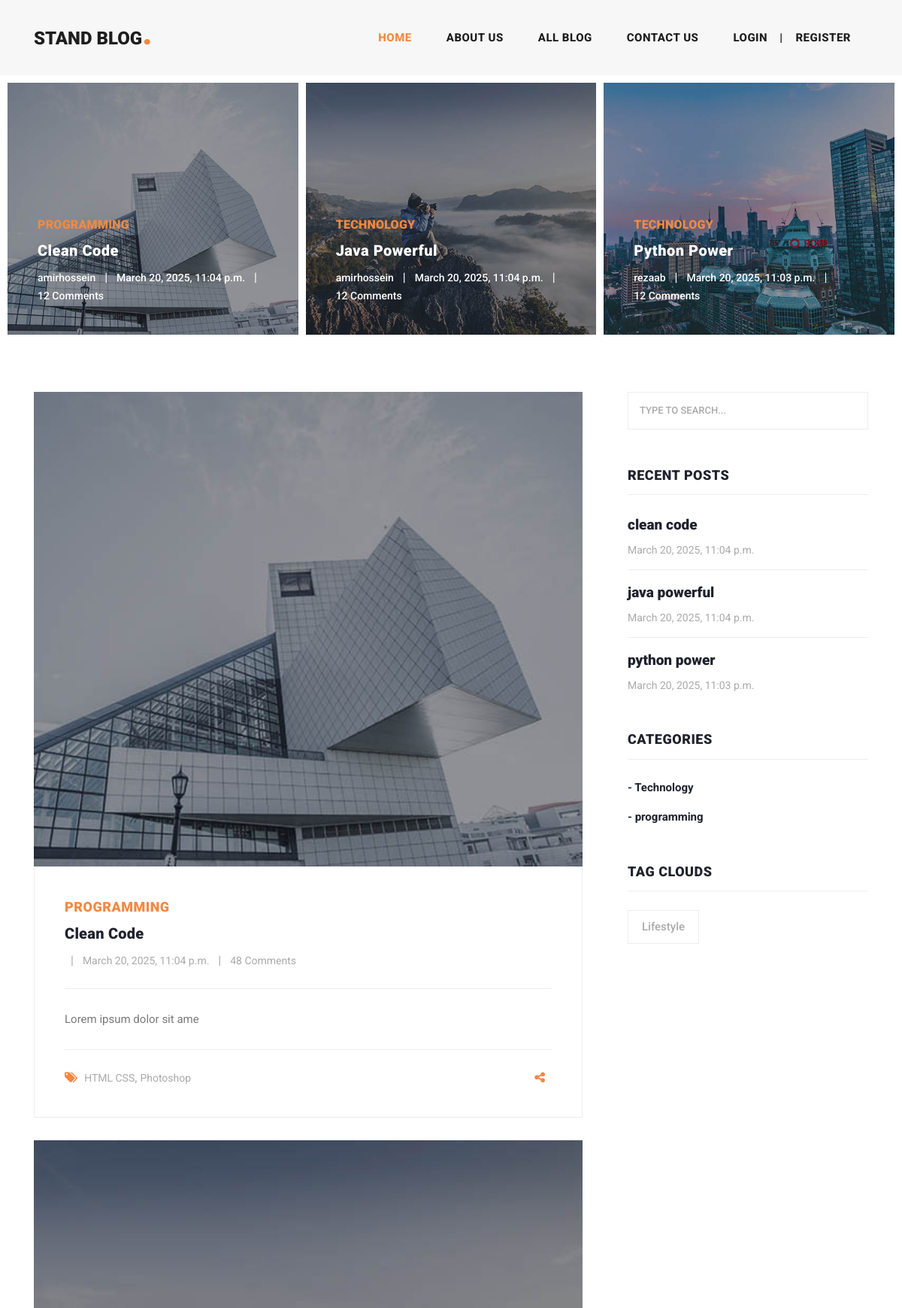
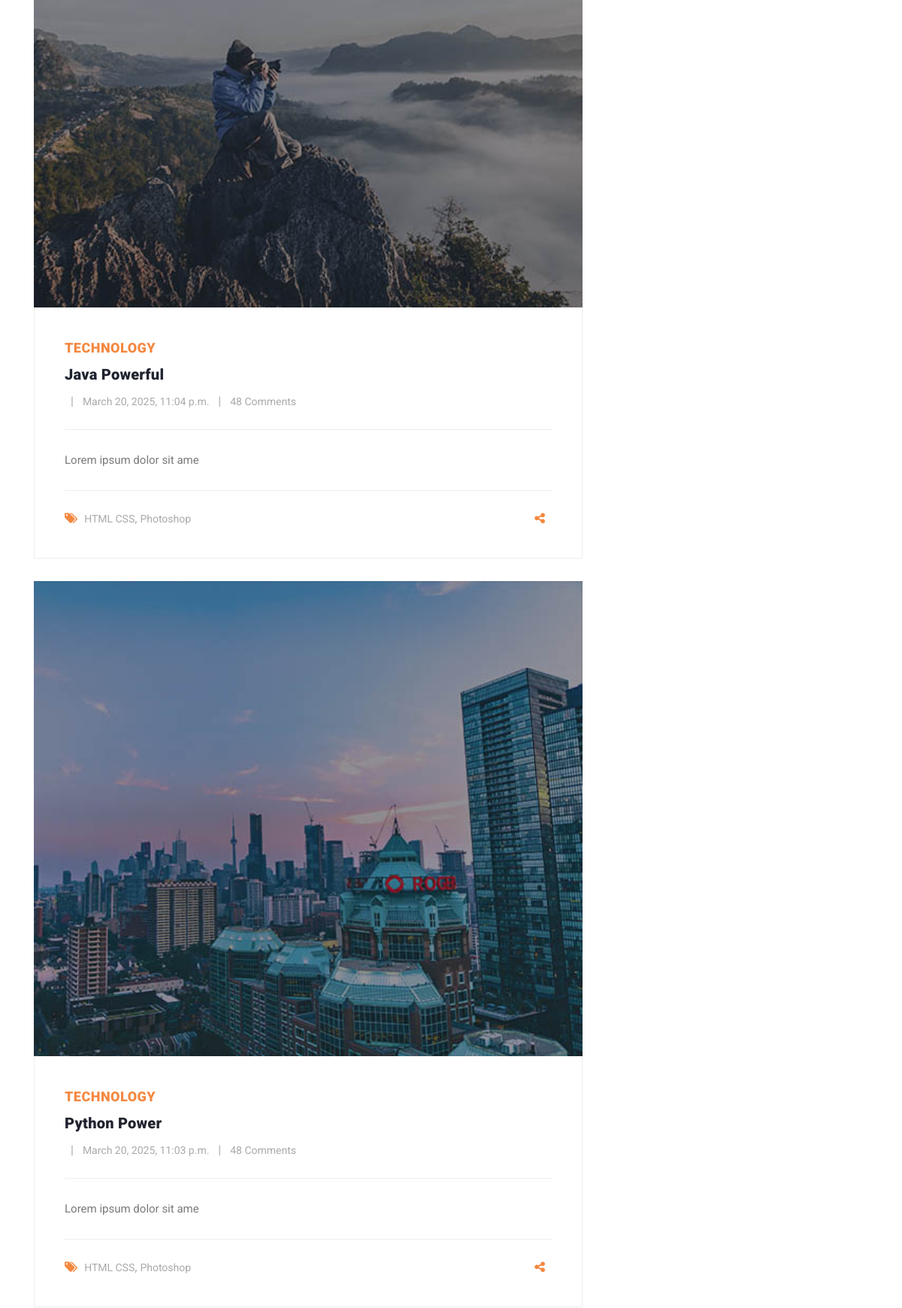
The page / (upper part) on the database its author committed (2 pictures, top to bottom).
### blog/models.py (models this page shows, shortened)
class Post(models.Model):
    author = models.ForeignKey(User, on_delete=models.CASCADE, related_name="posts")
    title = models.CharField(max_length=50)
    category = models.ManyToManyField(Category, related_name="posts")
    body = models.TextField()
    image = models.ImageField(upload_to="images/posts/%Y/%m/%d", null=True, blank=True)
    created = models.DateTimeField(auto_now_add=True)
    updated = models.DateTimeField(auto_now=True)
    slug = models.SlugField(blank=True, unique=True)
    status  = models.BooleanField(default=True)
    published = models.BooleanField(default=True)
    class Meta:
        ordering = ("-created",)
        verbose_name = "post"
        verbose_name_plural = "posts"
    def get_absolute_url(self):
        return reverse("home:detail", kwargs={"slug": self.slug})

class Category(models.Model):
    name = models.CharField(max_length=50)
    created = models.DateTimeField(auto_now_add=True)
    class Meta:
        verbose_name_plural = "categories"
    def __str__(self):
        return f'{self.name}'

### home/views.py (the view)
# urls.py: path("", views.IndexPostListView.as_view(), name="index"),
class IndexPostListView(ListView):
    queryset = Post.objects.all()
    context_object_name = "posts"
    template_name = "home/index.html"

### context_processors/context_processors.py (called while the page is built)
def recent_post(request):
    recent_post = Post.objects.all().order_by("-created")
    return {"recent_post":recent_post}

def categories(request):
    categories = Category.objects.all()
    return {"categories":categories}

### home/templatetags/filters.py (called while the page is built)
@register.filter
def cutchars(value, arg):
    return value[:arg]

@register.inclusion_tag("home/result_tag.html")
def show_res(queryset):
    return {"objects" : queryset}

### home/templates/home/index.html (shortened to what this page needs)
{% extends 'base.html' %}
{% load static %}
{% block content %}
{% load social_share %}
{% load filters %}
  <div class="main-banner header-text">
    <div class="container-fluid">
      <div class="owl-banner owl-carousel">
        {% for post in posts %}
          <div class="item">
            <img src="{{post.image.url}}" alt="" />
            <div class="item-content">
              <div class="main-content">
                <div class="meta-category">
                  <span>{{post.category.all.first}}</span>
                </div>
                <a href="{{post.get_absolute_url}}"><h4>{{post.title}}</h4></a>
                <ul class="post-info">
                  <li>
                    <a href="#">{{post.author}}</a>
                  </li>
                  <li>
                    <a href="#">{{post.created}}</a>
                  </li>
                  <li>
                    <a href="#">12 Comments</a>
                  </li>
                </ul>
              </div>
            </div>
          </div>
        {% endfor %}
      </div>
    </div>
  </div>
  <section class="blog-posts">
    <div class="container">
      <div class="row">
        <div class="col-lg-8">
          <div class="all-blog-posts">
            <div class="row">
              {% for recent in recent_post %}
              <div class="col-lg-12">
                <div class="blog-post">
                  <div class="blog-thumb">
                    <img src="{{recent.image.url}}" alt="" />
                  </div>
                  <div class="down-content">
                    <span>{{recent.category.first}}</span>
                    <a href="{{recent.get_absolute_url}}"><h4>{{recent.title}}</h4></a>
                    <ul class="post-info">
                      <li>
                      </li>
                      <li>
                        <a href="#">{{recent.created}}</a>
                      </li>
                      <li>
                        <a href="#">48 Comments</a>
                      </li>
                    </ul>
                    <p>
                      {{recent.body|cutchars:25}}
                    </p>
                    <div class="post-options">
                      <div class="row">
                        <div class="col-6">
                          <ul class="post-tags">
                            <li>
                              <i class="fa fa-tags"></i>
                            </li>
                            <li>
                              <a href="#">HTML CSS</a>,
                            </li>
                            <li>
                              <a href="#">Photoshop</a>
                            </li>
                          </ul>
                        </div>
                        <div class="col-6">
                          <ul class="post-share">
                            <li>
                              <i class="fa fa-share-alt"></i>
                            </li>
                          </ul>
                        </div>
                      </div>
                    </div>
                  </div>
                </div>
              </div>
              {% endfor %}
            </div>
          </div>
        </div>
          {% include "inc/sidebar.html" %}
      </div>
    </div>
  </section>
{% endblock %}

### templates/inc/sidebar.html
{% load filters %}
<div class="col-lg-4">
    <div class="sidebar">
      <div class="row">
        <div class="col-lg-12">
          <div class="sidebar-item search">
            <form id="search_form" name="gs" method="GET" action="{% url 'home:search_post' %}">
              <input type="text" name="q" class="searchText" placeholder="type to search..." autocomplete="on" />
            </form>
          </div>
        </div>
        <div class="col-lg-12">
          <div class="sidebar-item recent-posts">
            <div class="sidebar-heading">
              <h2>Recent Posts</h2>
            </div>
            <div class="content">
              <ul>
                {% show_res recent_post %}
              </ul>
            </div>
          </div>
        </div>
        <div class="col-lg-12">
          <div class="sidebar-item categories">
            <div class="sidebar-heading">
              <h2>Categories</h2>
            </div>
            <div class="content">
              <ul>
                {% for category in categories %}
                <li>
                    <a href="{% url 'home:category_detail' category.id %}">- {{category.name}}</a>
                </li>
                {% endfor %}
              </ul>
            </div>
          </div>
        </div>
        <div class="col-lg-12">
          <div class="sidebar-item tags">
            <div class="sidebar-heading">
              <h2>Tag Clouds</h2>
            </div>
            <div class="content">
              <ul>
                <li>
                  <a href="#">Lifestyle</a>
                </li>
              </ul>
            </div>
          </div>
        </div>
      </div>
    </div>
  </div>

### home/templates/home/result_tag.html
{% for recent in objects %}
<li>
    <a href="post-details.html">
      <h5>{{recent.title}}</h5>
      <span>{{recent.created}}</span>
    </a>
</li>
{% endfor %}

### rows shown on the page
Post: image (picture), category.all.first "PROGRAMMING", title "Clean Code", author "amirhossein", created "March 20, 2025, 11:04 p.m.", category.first "PROGRAMMING", body "Lorem ipsum dolor sit ame", title "clean code"
Post: image (picture), category.all.first "TECHNOLOGY", title "Java Powerful", author "amirhossein", created "March 20, 2025, 11:04 p.m.", category.first "TECHNOLOGY", body "Lorem ipsum dolor sit ame", title "java powerful"
Post: image (picture), category.all.first "TECHNOLOGY", title "Python Power", author "rezaab", created "March 20, 2025, 11:03 p.m.", category.first "TECHNOLOGY", body "Lorem ipsum dolor sit ame", title "python power"
Category: name "Technology"
Category: name "programming"
